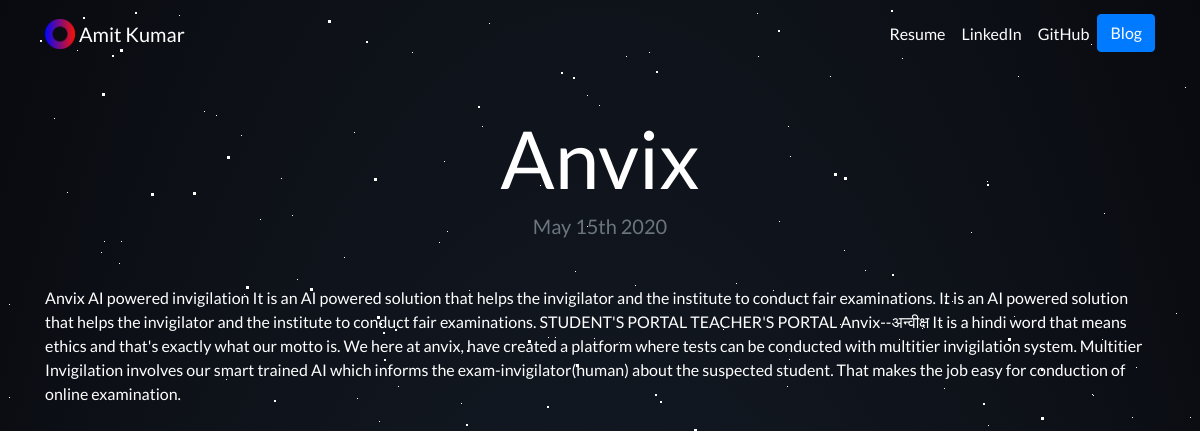
The page /blog/1 on the database its author committed.
### blog/models.py (models this page shows, shortened)
class Blog(models.Model):
    title = models.CharField(max_length = 200)
    description = models.TextField()
    date = models.DateField()

### blog/views.py (the view)
# urls.py: path('<int:blog_id>', views.detail, name="detail"),
def detail(request, blog_id):
    blog = get_object_or_404(Blog, pk=blog_id)
    return render(request, 'blog/detail.html', {'blog': blog})

### blog/templates/blog/detail.html
{% extends "portfolio/base.html" %}
{% load static %}
{% block content %}
    <h1 class="text-center mt-5" id="blogdetailtitle">{{ blog.title }}</h1>
    <h5 class="text-center text-muted mb-5">{{ blog.date|date:'F jS Y' }}</h5>
    {{ blog.description|safe }}
{% endblock %}

### portfolio/static/portfolio/custom.css (style rules this page uses)
body { font-family: 'Lato', sans-serif; position: absolute; background: radial-gradient(ellipse at bottom, #1b2735 0%, #090a0f 100%); z-index: -1; height: 100%; width: 100%; background-position: center center; background-repeat: no-repeat; background-attachment: fixed; background-size: cover; color: white; }
@media (min-width: 992px) { #blogdetailtitle { font-size: 5rem; } }

### rows shown on the page
Blog: title "Anvix", date "May 15th 2020", description "Anvix AI powered invigilation It is an AI powered solution that helps the invigilator and the institute to conduct fair examinations. It is an AI powered solution that helps the invigilator and the institute to conduct fair examinations. STUDENT'S PORTAL TEACHER'S PORTAL Anvix--अन्वीक्ष It is a hindi word that means ethics and that's exactly what our motto is. We here at anvix, have created a platform where tests can be conducted with multitier invigilation system. Multitier Invigilation involves our smart trained AI which informs the exam-invigilator(human) about the suspected student. That makes the job easy for conduction of online examination."
